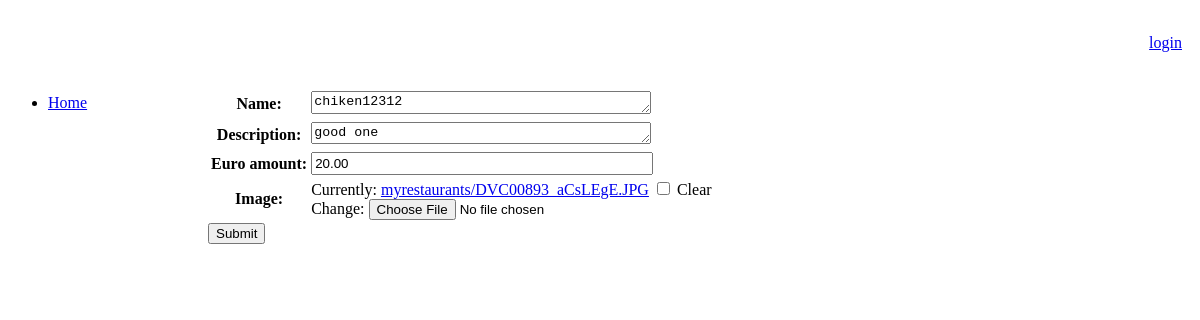
The app's page /myrestaurants/restaurants/1/dishes/1/edit/ with its own data.
### myrestaurants/models.py (models this page shows, shortened)
class Dish(models.Model):
    name = models.TextField()
    description = models.TextField(blank=True, null=True)
    price = models.DecimalField('Euro amount', max_digits=8, decimal_places=2, blank=True,
        null=True)
    user = models.ForeignKey(User, default=1)
    date = models.DateField(default=date.today)
    image = models.ImageField(upload_to="myrestaurants", blank=True, null=True)
    restaurant = models.ForeignKey(Restaurant, null=True, related_name='dishes')

### myrestaurants/forms.py
class DishForm(ModelForm):
    class Meta:
        model = Dish
        exclude = ('user', 'date', 'restaurant',)

### myrestaurants/templates/myrestaurants/form.html (shortened to what this page needs)
{% extends "myrestaurants/base.html" %}
{% block content %}
    <form method="post" enctype="multipart/form-data" action="">
        <table>
            {{ form.as_table }}
        </table>
        <input type="submit" value="Submit"/>
    </form>
{% endblock %}

### myrestaurants/static/style/base.css (style rules this page uses)
textarea, input[type=number], input[type=url] { height: 1.25em; width: 25em; }

### records on screen
Dish: name "chiken12312", description "good one", price "20.00"
